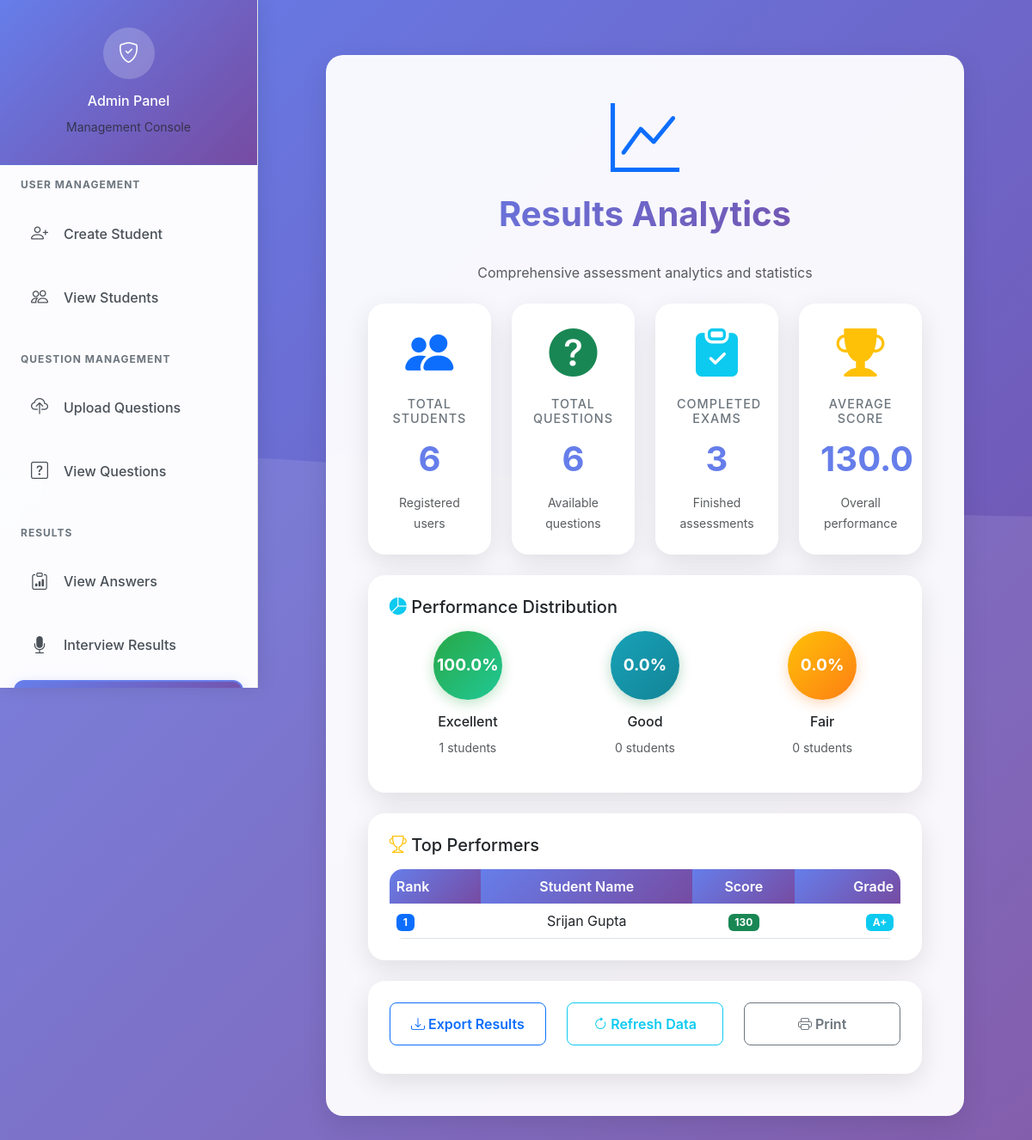
Page /head/results/ on the committed database.
### student/models.py (models this page shows)
class StudentMarks(models.Model):
    user = models.OneToOneField(createUser, on_delete=models.CASCADE)
    marks = models.IntegerField()
    grade = models.CharField(max_length=10, null=True, blank=True)
    created_at = models.DateTimeField(default='2026-01-01 00:00:00')

### head/models.py (models this page shows)
class createUser(models.Model):
    userName = models.CharField(max_length=20)
    userId = models.IntegerField(unique=True)
    email = models.EmailField(unique=True, null=True, blank=True)  # Add email field
    userPassword = models.CharField(max_length=100)  # ✅ Allow any string password
    created_at = models.DateTimeField(auto_now_add=True)  # Add creation timestamp

### head/views.py (the view)
# urls.py: path('results/', views.results, name='results'),
def results(request):
    total_users = HeadUser.objects.count()
    total_questions = uploadQuestion.objects.count()
    completed_interviews = InterviewResult.objects.count()
    student_marks = StudentMarks.objects.select_related('user').all()
    for student_mark in student_marks:
        if not student_mark.grade:
            from student.models import UserAnswer
            user_answers = UserAnswer.objects.filter(user=student_mark.user).select_related('question')
            total_possible_marks = sum(answer.question.marks for answer in user_answers if answer.question)
            student_mark.grade = calculate_grade(student_mark.marks, total_possible_marks)
            student_mark.save()
    excellent_count = StudentMarks.objects.filter(grade__in=['A+', 'A']).count()
    good_count = StudentMarks.objects.filter(grade__in=['B+', 'B']).count()
    fair_count = StudentMarks.objects.filter(grade__in=['C+', 'C', 'D']).count()
    total_results = excellent_count + good_count + fair_count
    excellent_percentage = (excellent_count / total_results * 100) if total_results > 0 else 0
    good_percentage = (good_count / total_results * 100) if total_results > 0 else 0
    fair_percentage = (fair_count / total_results * 100) if total_results > 0 else 0
    top_students = StudentMarks.objects.select_related('user').order_by('-marks')[:10]
    average_score = StudentMarks.objects.aggregate(average_marks=Avg('marks'))['average_marks'] or 0
    return render(request, 'head/results.html', {
        'total_users': total_users,
        'total_questions': total_questions,
        'completed_interviews': completed_interviews,
        'excellent_count': excellent_count,
        'good_count': good_count,
        'fair_count': fair_count,
        'excellent_percentage': round(excellent_percentage, 1),
        'good_percentage': round(good_percentage, 1),
        'fair_percentage': round(fair_percentage, 1),
        'top_students': top_students,
        'average_score': round(average_score, 1)
    })

### head/templates/head/results.html (shortened to what this page needs)
{% extends 'base.html' %}
{% block content %}
<div class="container">
    <div class="row justify-content-center">
        <div class="col-xl-11 col-lg-12">
            <div class="glass-card p-5 mb-4">
                <div class="text-center mb-4">
                    <div class="mb-3">
                        <i class="bi bi-graph-up display-1 text-primary animate__animated animate__bounceIn"></i>
                    </div>
                    <h1 class="page-title">Results Analytics</h1>
                    <p class="text-muted">Comprehensive assessment analytics and statistics</p>
                </div>
                <div class="row mb-4">
                    <div class="col-md-3">
                        <div class="stat-card text-center p-4">
                            <div class="stat-icon mb-3">
                                <i class="bi bi-people-fill text-primary display-4"></i>
                            </div>
                            <h6 class="stat-title">Total Students</h6>
                            <div class="stat-value" id="totalStudentsCount">{{ total_users }}</div>
                            <small class="text-muted">Registered users</small>
                        </div>
                    </div>
                    <div class="col-md-3">
                        <div class="stat-card text-center p-4">
                            <div class="stat-icon mb-3">
                                <i class="bi bi-question-circle-fill text-success display-4"></i>
                            </div>
                            <h6 class="stat-title">Total Questions</h6>
                            <div class="stat-value" id="totalQuestionsCount">{{ total_questions }}</div>
                            <small class="text-muted">Available questions</small>
                        </div>
                    </div>
                    <div class="col-md-3">
                        <div class="stat-card text-center p-4">
                            <div class="stat-icon mb-3">
                                <i class="bi bi-clipboard-check-fill text-info display-4"></i>
                            </div>
                            <h6 class="stat-title">Completed Exams</h6>
                            <div class="stat-value" id="completedExamsCount">{{ completed_interviews }}</div>
                            <small class="text-muted">Finished assessments</small>
                        </div>
                    </div>
                    <div class="col-md-3">
                        <div class="stat-card text-center p-4">
                            <div class="stat-icon mb-3">
                                <i class="bi bi-trophy-fill text-warning display-4"></i>
                            </div>
                            <h6 class="stat-title">Average Score</h6>
                            <div class="stat-value" id="averageScore">{{ average_score|floatformat:1 }}</div>
                            <small class="text-muted">Overall performance</small>
                        </div>
                    </div>
                </div>
                <div class="row mb-4">
                    <div class="col-12">
                        <div class="glass-card p-4">
                            <h5 class="mb-3">
                                <i class="bi bi-pie-chart-fill text-info"></i> Performance Distribution
                            </h5>
                            <div class="row text-center">
                                <div class="col-md-4">
                                    <div class="performance-item">
                                        <div class="performance-circle excellent">
                                            <span class="percentage">{{ excellent_percentage }}%</span>
                                        </div>
                                        <h6>Excellent</h6>
                                        <small class="text-muted">{{ excellent_count }} students</small>
                                    </div>
                                </div>
                                <div class="col-md-4">
                                    <div class="performance-item">
                                        <div class="performance-circle good">
                                            <span class="percentage">{{ good_percentage }}%</span>
                                        </div>
                                        <h6>Good</h6>
                                        <small class="text-muted">{{ good_count }} students</small>
                                    </div>
                                </div>
                                <div class="col-md-4">
                                    <div class="performance-item">
                                        <div class="performance-circle fair">
                                            <span class="percentage">{{ fair_percentage }}%</span>
                                        </div>
                                        <h6>Fair</h6>
                                        <small class="text-muted">{{ fair_count }} students</small>
                                    </div>
                                </div>
                            </div>
                        </div>
                    </div>
                </div>
                <div class="row mb-4">
                    <div class="col-12">
                        <div class="glass-card p-4">
                            <h5 class="mb-3">
                                <i class="bi bi-trophy text-warning"></i> Top Performers
                            </h5>
                            <div class="table-responsive">
                                <table class="table table-hover">
                                    <thead>
                                        <tr>
                                            <th>Rank</th>
                                            <th>Student Name</th>
                                            <th>Score</th>
                                            <th>Grade</th>
                                        </tr>
                                    </thead>
                                    <tbody>
                                        {% for student in top_students %}
                                        <tr>
                                            <td><span class="badge bg-primary">{{ forloop.counter }}</span></td>
                                            <td>{{ student.user.userName }}</td>
                                            <td><span class="badge bg-success">{{ student.marks }}</span></td>
                                            <td><span class="badge bg-info">{{ student.grade|default:"N/A" }}</span></td>
                                        </tr>
                                        {% empty %}
                                        <tr>
                                            <td colspan="4" class="text-center text-muted">No top performers data available</td>
                                        </tr>
                                        {% endfor %}
                                    </tbody>
                                </table>
                            </div>
                        </div>
                    </div>
                </div>
                <div class="row">
                    <div class="col-12">
                        <div class="glass-card p-4">
                            <div class="row text-center">
                                <div class="col-md-4 mb-2">
                                    <button class="btn btn-outline-primary btn-lg w-100" onclick="exportResults()">
                                        <i class="bi bi-download"></i> Export Results
                                    </button>
                                </div>
                                <div class="col-md-4 mb-2">
                                    <button class="btn btn-outline-info btn-lg w-100" onclick="refreshData()">
                                        <i class="bi bi-arrow-clockwise"></i> Refresh Data
                                    </button>
                                </div>
                                <div class="col-md-4 mb-2">
                                    <button class="btn btn-outline-secondary btn-lg w-100" onclick="printResults()">
                                        <i class="bi bi-printer"></i> Print
                                    </button>
                                </div>
                            </div>
                        </div>
                    </div>
                </div>
            </div>
        </div>
    </div>
</div>
{% endblock %}

### templates/base.html (style rules this page uses)
:root { --primary-gradient: linear-gradient(135deg, #667eea 0%, #764ba2 100%); --secondary-gradient: linear-gradient(135deg, #f093fb 0%, #f5576c 100%); --success-gradient: linear-gradient(135deg, #4facfe 0%, #00f2fe 100%); --dark-bg: #1a1a2e; --card-shadow: 0 10px 30px rgba(0, 0, 0, 0.1); }
body { font-family: 'Inter', -apple-system, BlinkMacSystemFont, 'Segoe UI', Roboto, sans-serif; background: linear-gradient(135deg, #667eea 0%, #764ba2 100%); min-height: 100vh; position: relative; }
body::before { content: ''; position: fixed; top: 0; left: 0; right: 0; bottom: 0; background-size: cover; z-index: -1; }
.glass-card { background: rgba(255, 255, 255, 0.95); backdrop-filter: blur(10px); border-radius: 20px; box-shadow: var(--card-shadow); border: 1px solid rgba(255, 255, 255, 0.2); transition: transform 0.3s ease, box-shadow 0.3s ease; }
.page-title { background: var(--primary-gradient); -webkit-background-clip: text; background-clip: text; -webkit-text-fill-color: transparent; font-weight: 700; margin-bottom: 2rem; }
.fade-in { animation: fadeIn 0.5s ease-in; }

### head/templates/head/results.html (style rules this page uses)
.stat-card { background: rgba(255, 255, 255, 0.95); backdrop-filter: blur(10px); border-radius: 20px; box-shadow: 0 10px 30px rgba(0, 0, 0, 0.1); border: 1px solid rgba(255, 255, 255, 0.2); transition: transform 0.3s ease; }
.stat-icon { margin-bottom: 1rem; }
.stat-title { color: #6c757d; font-size: 0.9rem; text-transform: uppercase; letter-spacing: 1px; }
.stat-value { font-size: 2.5rem; font-weight: bold; color: #667eea; margin: 0.5rem 0; }
.performance-item { text-align: center; margin-bottom: 1rem; }
.performance-circle { width: 80px; height: 80px; border-radius: 50%; display: flex; align-items: center; justify-content: center; margin: 0 auto 1rem; font-weight: bold; color: white; position: relative; overflow: hidden; }
.performance-circle.excellent { background: linear-gradient(135deg, #28a745, #20c997); box-shadow: 0 4px 15px rgba(40, 167, 69, 0.3); }
.performance-circle.good { background: linear-gradient(135deg, #17a2b8, #138496); box-shadow: 0 4px 15px rgba(19, 132, 69, 0.3); }
.performance-circle.fair { background: linear-gradient(135deg, #ffc107, #fd7e14); box-shadow: 0 4px 15px rgba(253, 126, 20, 0.3); }
.performance-circle span { font-size: 1.2rem; z-index: 1; }
.table-responsive { border-radius: 15px; overflow: hidden; }
.table { margin-bottom: 0; background: white; }
.table th { background: var(--primary-gradient); color: white; font-weight: 600; border: none; }
.table td { vertical-align: middle; }
.btn-lg { padding: 12px 24px; font-size: 1rem; font-weight: 600; }
.container { max-width: 1400px; margin: 0 auto; }
.glass-card { margin: 0 auto; }
.table th, .table td { text-align: center; }
.table th:first-child, .table td:first-child { text-align: left; }
.table th:last-child, .table td:last-child { text-align: right; }

### rows in the picture
StudentMarks: user.userName "Srijan Gupta", marks "130", grade "A+"

### other values in the picture
{{ total_users }} "6"
{{ total_questions }} "6"
{{ completed_interviews }} "3"
{{ average_score|floatformat:1 }} "130.0"
{{ excellent_percentage }} "100.0"
{{ excellent_count }} "1"
{{ good_percentage }} "0.0"
{{ good_count }} "0"
{{ fair_percentage }} "0.0"
{{ fair_count }} "0"
